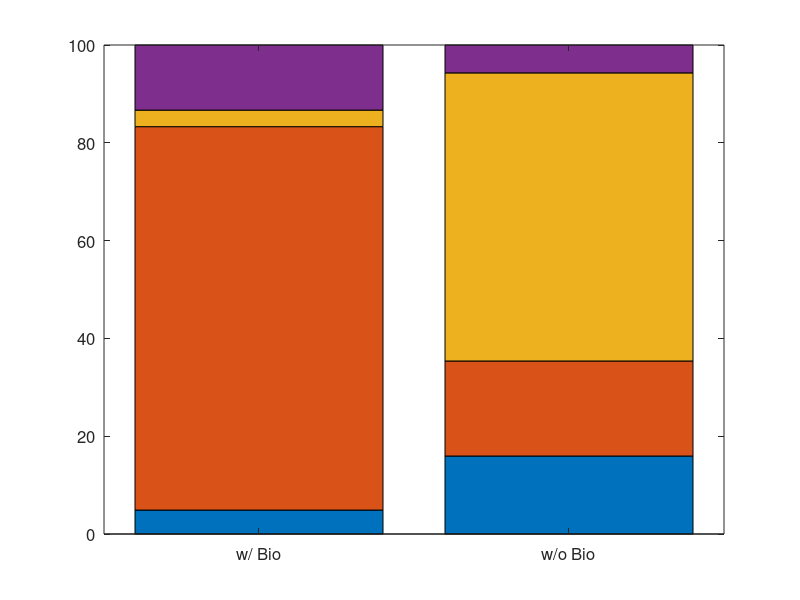

Reproduce this figure in MATLAB. (Note: this script raises an error after producing the figure.)
function draw_bio_csl()
    Y = [0.0489445253358, 0.784081000616, 0.0338420034163, 0.133132470632; 0.159476385506, 0.194338455794, 0.589157986155, 0.0570271725451];
    X = {'w/ Bio', 'w/o Bio'};
    bar(Y, 0.8, 'stacked');
    colormap(copper);
    xlim([0.5 2.5]); 
    ylim([0 1]);
    set(gca, 'yticklabel', cellstr(num2str(get(gca,'ytick')'*100)));
    set(gca, 'xticklabel', X);
    set(gca, 'FontSize', 12);
    ax = gca;
    ax.XAxis.FontSize = 18;
    xlabel(' ','FontSize',20);
    ylabel('Percentage(%)','FontSize',20);
    legend('Neither', 'TW only', 'FB only', 'Both', 'Location', 'EastOutside');
    set(legend, 'FontSize', 20);
    title('');
    grid off;
    print('./results/csl/bio_csl.eps', '-depsc');
end